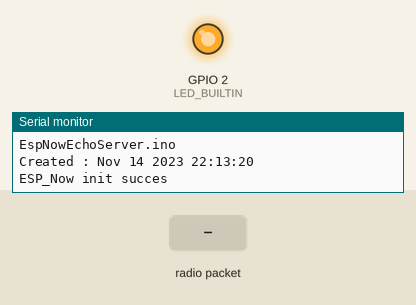
A sketch run on a simulated ESP8266 (NodeMCU). On the bench: output pins drawn as LEDs (lit = HIGH, except the on-board LED, lit = LOW), the last lines printed to the serial monitor. The test bench sets the inputs (shaded band).

Above: at 1.2 s.
1.3 s: radio packet "1" arrives
At 1.8 s:
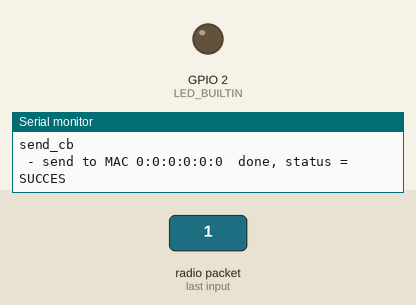
2.8 s: radio packet "0" arrives
At 4.0 s:
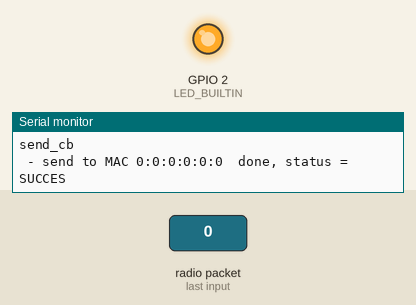
4.3 s: radio packet "2" arrives
At 5.3 s:
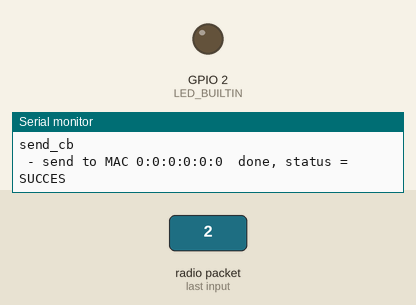
Timing chart, 0 to 7.3 s (numbered marks = the images above; inputs shaded):
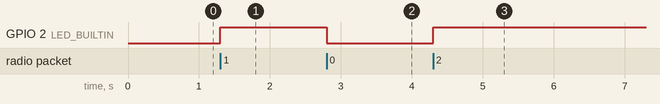

Measured:
- after the input at 1.3 s, GPIO 2 (LED_BUILTIN): LOW → HIGH at once
- after the input at 2.8 s, GPIO 2 (LED_BUILTIN): HIGH → LOW at once
- after the input at 4.3 s, GPIO 2 (LED_BUILTIN): LOW → HIGH at once

The sketch:

EspNowEchoServer.ino
```cpp
extern "C" {
  //location : C:\Users\<user>\AppData\Local\Arduino15\packages\esp8266\hardware\esp8266\2.6.3\tools\sdk\include
  #include <espnow.h>
}

//----------------------------------------------------------------------
void recv_cb(uint8_t *mac, uint8_t *data, uint8_t len) {

  //show sender' s mac-addres, the received data and the number of bytes received
  Serial.printf("recv_cb\r\n - received from MAC %0X:%0X:%0X:%0X:%0X:%0X  : %s (%d bytes)\r\n",mac[0],mac[1],mac[2],mac[3],mac[4],mac[5],(char *)data,len);

  //echo the received data back to the sender
  esp_now_send(mac, data, len);

  //some direct visual feedback
  toggleLed();
}

//----------------------------------------------------------------------
void send_cb(uint8_t* mac, uint8_t sendStatus) {
  //show target mac-addres and sendstatus
  Serial.printf("send_cb\r\n - send to MAC %0X:%0X:%0X:%0X:%0X:%0X  done, status = %s\r\n\r\n",mac[0],mac[1],mac[2],mac[3],mac[4],mac[5], sendStatus?"FAIL":"SUCCES");
}

//----------------------------------------------------------------------
void setup() {
  //init serial port and print some sketch info
  Serial.begin(74880);
  Serial.println("\r\n\n\n"+String(__FILE__)+"\n"+"Created : "+String(__DATE__)+" "+String(__TIME__)+"\n");

  //initialise esp_now
  if (esp_now_init() != 0) {
    Serial.println("*** ESP_Now init failed");
    ESP.restart();
  }
  Serial.println("ESP_Now init succes\r\n");

  //set role (??? looks like any role will work ???) and register callbacks
  esp_now_set_self_role(ESP_NOW_ROLE_COMBO);   ;//CONTROLLER);//SLAVE);//COMBO)
  esp_now_register_recv_cb(recv_cb);
  esp_now_register_send_cb(send_cb);
}

//----------------------------------------------------------------------
void loop() {
  //do something usefull
}

//----------------------------------------------------------------------
void toggleLed(){
  pinMode(LED_BUILTIN,OUTPUT);
  digitalWrite(LED_BUILTIN,!digitalRead(LED_BUILTIN));
}
```
